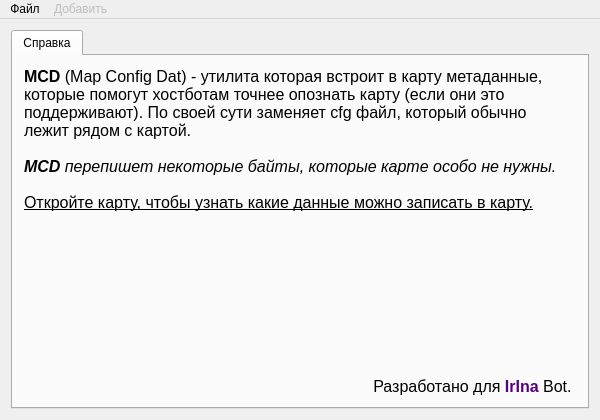
<?xml version="1.0" encoding="UTF-8"?>
<ui version="4.0">
 <class>MapConfigDataClass</class>
 <widget class="QMainWindow" name="MapConfigDataClass">
  <property name="geometry">
   <rect>
    <x>0</x>
    <y>0</y>
    <width>600</width>
    <height>420</height>
   </rect>
  </property>
  <property name="minimumSize">
   <size>
    <width>600</width>
    <height>420</height>
   </size>
  </property>
  <property name="windowTitle">
   <string>Map Config Data</string>
  </property>
  <property name="documentMode">
   <bool>false</bool>
  </property>
  <property name="tabShape">
   <enum>QTabWidget::Rounded</enum>
  </property>
  <widget class="QWidget" name="centralWidget">
   <layout class="QGridLayout" name="gridLayout">
    <item row="0" column="0">
     <widget class="QTabWidget" name="tabWidget">
      <property name="currentIndex">
       <number>0</number>
      </property>
      <property name="tabsClosable">
       <bool>false</bool>
      </property>
      <widget class="QWidget" name="tab">
       <attribute name="title">
        <string>Справка</string>
       </attribute>
       <layout class="QGridLayout" name="gridLayout_2">
        <item row="0" column="0">
         <widget class="QLabel" name="label">
          <property name="text">
           <string>&lt;html&gt;&lt;head/&gt;&lt;body&gt;&lt;p&gt;&lt;span style=&quot; font-size:12pt; font-weight:600;&quot;&gt;MCD&lt;/span&gt;&lt;span style=&quot; font-size:12pt;&quot;&gt; (Map Config Dat) - утилита которая встроит в карту метаданные, которые помогут хостботам точнее опознать карту (если они это поддерживают). По своей сути заменяет cfg файл, который обычно лежит рядом с картой.&lt;br/&gt;&lt;br/&gt;&lt;/span&gt;&lt;span style=&quot; font-size:12pt; font-weight:600; font-style:italic;&quot;&gt;MCD&lt;/span&gt;&lt;span style=&quot; font-size:12pt; font-style:italic;&quot;&gt; перепишет некоторые байты, которые карте особо не нужны.&lt;br/&gt;&lt;br/&gt;&lt;/span&gt;&lt;span style=&quot; font-size:12pt; text-decoration: underline;&quot;&gt;Откройте карту, чтобы узнать какие данные можно записать в карту.&lt;/span&gt;&lt;/p&gt;&lt;/body&gt;&lt;/html&gt;</string>
          </property>
          <property name="alignment">
           <set>Qt::AlignLeading|Qt::AlignLeft|Qt::AlignTop</set>
          </property>
          <property name="wordWrap">
           <bool>true</bool>
          </property>
         </widget>
        </item>
        <item row="1" column="0">
         <widget class="QLabel" name="label_2">
          <property name="text">
           <string>&lt;html&gt;&lt;head/&gt;&lt;body&gt;&lt;p&gt;&lt;span style=&quot; font-size:12pt;&quot;&gt;Разработано для &lt;/span&gt;&lt;span style=&quot; font-size:12pt; font-weight:600; color:#55007f;&quot;&gt;IrIna&lt;/span&gt;&lt;span style=&quot; font-size:12pt;&quot;&gt; Bot. &lt;/span&gt;&lt;/p&gt;&lt;/body&gt;&lt;/html&gt;</string>
          </property>
          <property name="alignment">
           <set>Qt::AlignBottom|Qt::AlignRight|Qt::AlignTrailing</set>
          </property>
          <property name="wordWrap">
           <bool>true</bool>
          </property>
         </widget>
        </item>
       </layout>
      </widget>
     </widget>
    </item>
   </layout>
  </widget>
  <widget class="QMenuBar" name="menuBar">
   <property name="geometry">
    <rect>
     <x>0</x>
     <y>0</y>
     <width>600</width>
     <height>21</height>
    </rect>
   </property>
   <widget class="QMenu" name="MFile">
    <property name="title">
     <string>Файл</string>
    </property>
    <addaction name="MOpen"/>
    <addaction name="MSaveAs"/>
    <addaction name="MSaveMetadata"/>
   </widget>
   <widget class="QMenu" name="MAdd">
    <property name="enabled">
     <bool>false</bool>
    </property>
    <property name="title">
     <string>Добавить</string>
    </property>
    <addaction name="MAutohost"/>
    <addaction name="action"/>
   </widget>
   <addaction name="MFile"/>
   <addaction name="MAdd"/>
  </widget>
  <action name="MOpen">
   <property name="text">
    <string>Открыть</string>
   </property>
  </action>
  <action name="MSaveAs">
   <property name="enabled">
    <bool>false</bool>
   </property>
   <property name="text">
    <string>Сохранить как</string>
   </property>
  </action>
  <action name="MSaveMetadata">
   <property name="checkable">
    <bool>true</bool>
   </property>
   <property name="enabled">
    <bool>false</bool>
   </property>
   <property name="text">
    <string>Вставить метаданные</string>
   </property>
  </action>
  <action name="MAutohost">
   <property name="enabled">
    <bool>true</bool>
   </property>
   <property name="text">
    <string>Автохост</string>
   </property>
   <property name="CustomIndex" stdset="0">
    <number>8</number>
   </property>
  </action>
  <action name="action">
   <property name="text">
    <string>Слоты</string>
   </property>
   <property name="CustomIndex" stdset="0">
    <number>2</number>
   </property>
  </action>
 </widget>
 <layoutdefault spacing="6" margin="11"/>
 <resources>
  <include location="mapconfigdata.qrc"/>
 </resources>
 <connections/>
</ui>
